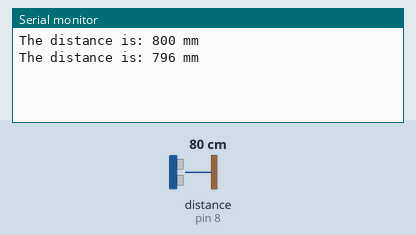
This sketch was run on a simulated Arduino Uno, built with avr-gcc and run on an emulated ATmega328P. On the bench: the last lines printed to the serial monitor. Wiring (inferred from the names in the program): ultrasonic range finder: trigger pin 7; echo pin 8. The test bench sets the inputs (shaded band); at power-on: distance to the obstacle (sensor on pin 8) 80 cm. The echo pulse lasts 58.3 µs per cm.

Above: at 1.8 s.
1.9 s: distance to the obstacle (sensor on pin 8) set to 2 cm
At 2.8 s:
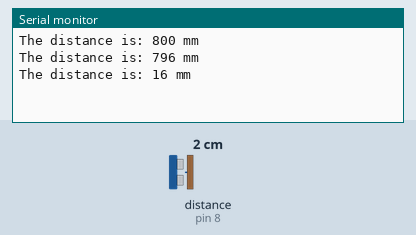
3.4 s: distance to the obstacle (sensor on pin 8) set to 4 cm
At 4.4 s:
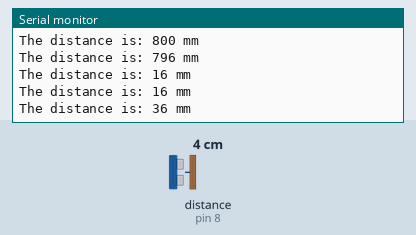
Timing chart, 0 to 6.4 s (numbered marks = the images above; inputs shaded):
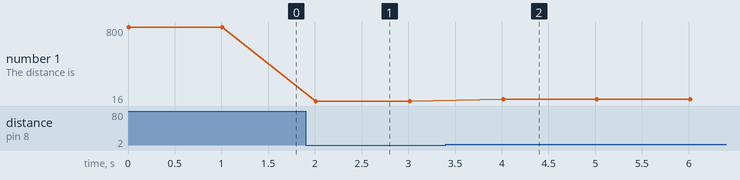

The sketch:

ultrasonic_sensor.ino
```cpp
//Arduino code for control of the HC SR04 ultrasonic sensor

int trig = 7;
int echo = 8;
unsigned long pulse_duration = 0;
unsigned long distance;
int loop_time = 1000;

void setup()
{
  pinMode(trig, OUTPUT);
  pinMode(echo, INPUT);

  //Ensure trig pin is set to low to begin with
  digitalWrite(trig,0);
  delayMicroseconds(2);
  Serial.begin(9600);
}

void loop()
{
  digitalWrite(trig,1);
  delayMicroseconds(10);
  digitalWrite(trig,0);

  pulse_duration = pulseIn(echo, HIGH); // units of seconds

  distance = (0.343*pulse_duration)/2;

  Serial.print("The distance is: ");
  Serial.print(distance);
  Serial.println(" mm");

  delay(loop_time);
}
```

Measured:
- after the input at 1.9 s, the serial monitor: prints a new line after 0.11 s (image 1)
- after the input at 3.4 s, the serial monitor: prints a new line after 0.61 s (image 2)
- plotted number 1: 796 → 16 after the input at 1.9 s, 16 → 36 after the input at 3.4 s
